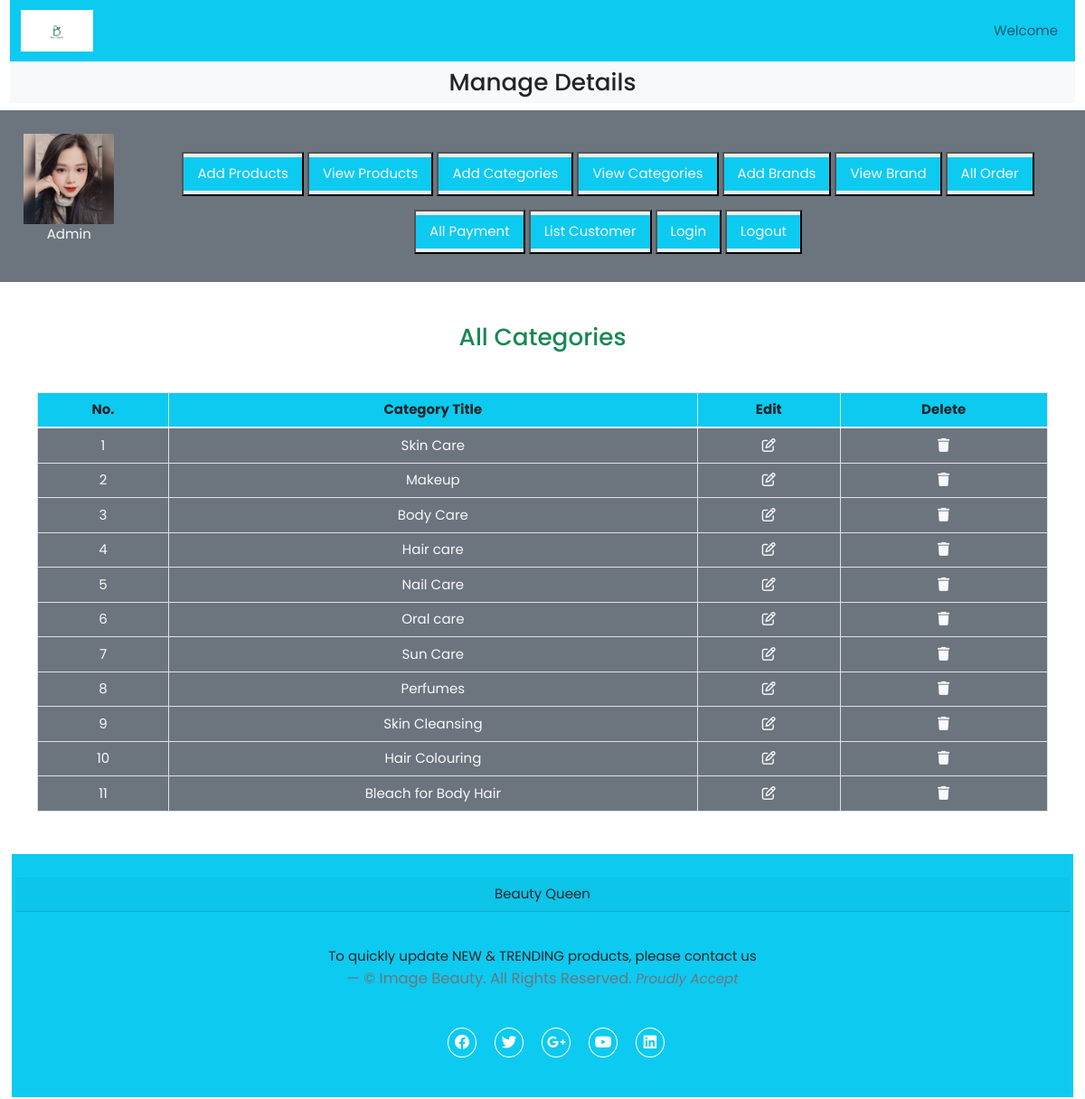
/admin/index.php?view_categories, run on the app's committed database.
### tables this page shows
CREATE TABLE `categories` (
  `categories_id` int(11) NOT NULL,
  `categories_title` varchar(100) NOT NULL
);

### admin/view_categories.php (the view, shortened to what this page needs)
<h3 class="text-center text-success">All Categories</h3>
<table class="table table-bordered mt-5">
    <thead class="bg-info">
        <tr class="text-center">
            <th>No.</th>
            <th>Category Title</th>
            <th>Edit</th>
            <th>Delete</th>
        </tr>
    </thead>
    <tbody class="bg-secondary text-light">
        <?php
        $select_cat="Select * from `categories`";
        $result=mysqli_query($con,$select_cat);
        $number=0;
        while($row=mysqli_fetch_assoc($result))
        {
            $categories_id=$row["categories_id"];
            $categories_title=$row["categories_title"];
            $number++;
        ?>
        <tr class="text-center">
            <td><?php echo$number; ?></td>
            <td><?php echo$categories_title; ?></td>
            <td><a href='index.php?edit_categories=<?php echo $categories_id ?>' class='text-light'><i class='fa-regular fa-pen-to-square'></i></a></td>
            <td><a href='index.php?delete_categories=<?php echo $categories_id ?>' class='text-light'
            type='button' class='text-light' data-bs-toggle='modal' data-bs-target='#exampleModal'
            ><i class='fa-solid fa-trash'></i></a></td>
        </tr>
        <?php
         } ?>
    </tbody>
</table>

### style.css (style rules this page uses)
* { font-size: 15px; margin: 0; padding: 0; box-sizing: border-box; font-family: "Poppins" , sans-serif; }

### data on the page
categories: categories_title "Skin Care"
categories: categories_title "Makeup"
categories: categories_title "Body Care"
categories: categories_title "Hair care"
categories: categories_title "Nail Care"
categories: categories_title "Oral care"
categories: categories_title "Sun Care"
categories: categories_title "Perfumes"
categories: categories_title "Skin Cleansing"
categories: categories_title "Hair Colouring"
categories: categories_title "Bleach for Body Hair"
